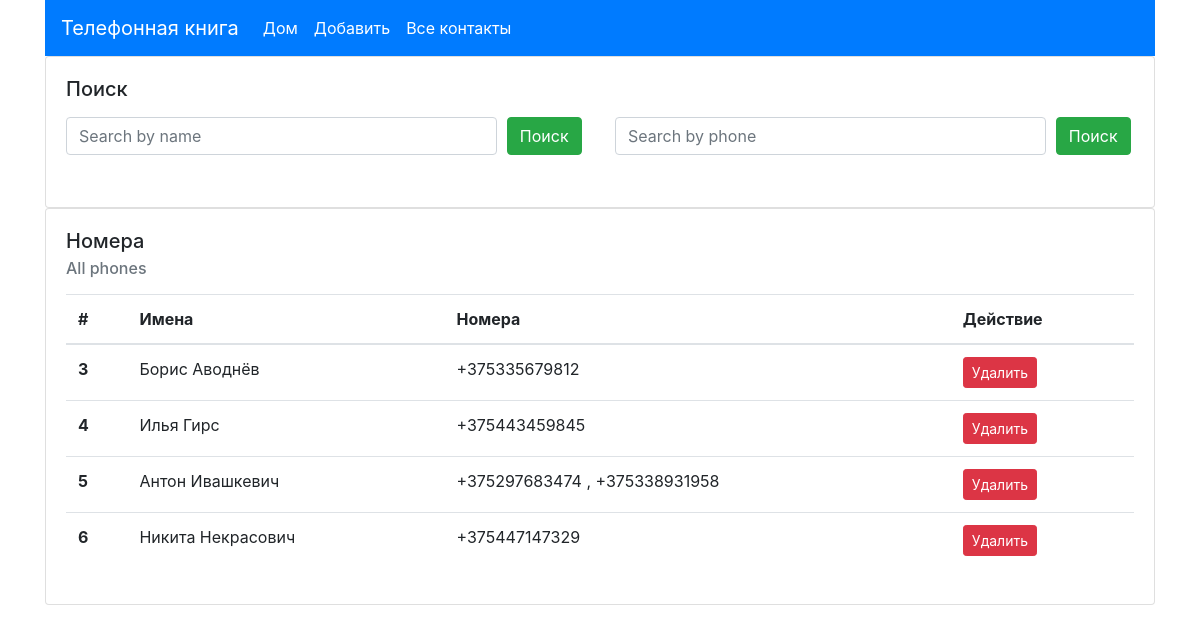
The page / on the database its author committed.
### phonebook/models.py (models this page shows, shortened)
class Persone(models.Model):
    name = models.CharField("Contact name", max_length=70)
    def all_phones_to_string(self):
        return ", ".join([phone.phone for phone in self.phones.all()])

class Phone(models.Model):
    phone = models.CharField(
        verbose_name="Phone",
        max_length=12
    )
    contact = models.ForeignKey(
        Persone,
        related_name="phones",
        on_delete=models.CASCADE
    )

### phonebook/views.py (the view)
# urls.py: path('', HomePageView.as_view(), name='home')
class HomePageView(TemplateView):
    template_name="phonebook/home.html"
    def get_context_data(self, **kwargs):
        context = super().get_context_data(**kwargs)
        search_by = self.request.GET.get('search_by')
        query = self.request.GET.get('query')
        search_message = 'All phones'
        if search_by in ['phone', 'name'] and search_by:
            if search_by == 'name':
                persons = Persone.objects.filter(name=query)
                search_message = f'Searching for "name" by "{query}"'
            else:
                persons = Persone.objects.filter(phones__phone=query)
                search_message = f'Searching for "phones" by "{query}"'
        else:
            persons = Persone.objects.all()
        context["persons"] = persons
        context["search_message"] = search_message
        return context

### phonebook/templates/phonebook/home.html (shortened to what this page needs)
<!DOCTYPE html>
<html lang="ru">
<head>
    <link rel="stylesheet" href="https://cdn.jsdelivr.net/npm/bootstrap@4.5.3/dist/css/bootstrap.min.css">
</head>
<body>
    <div class="container">
        <nav class="navbar navbar-expand-lg navbar-dark bg-primary ">
            <a class="navbar-brand" href="{% url 'home' %}">Телефонная книга </a>
            <div class="navbar-collapse" id="navbarText">
                <ul class="navbar-nav mr-auto">
                    <li class="nav-item active">
                        <a class="nav-link" href="{% url 'home' %}">Дом <span class="sr-only">(current)</span></a>
                    </li>
                    <li class="nav-item active">
                        <a class="nav-link" href="{% url 'add' %}">Добавить <span class="sr-only">(current)</span></a>
                    </li>
                    <li class="nav-item active">
                        <a class="nav-link" href="{% url 'home' %}">Все контакты <span class="sr-only">(current)</span></a>
                    </li>
                </ul>
            </div>
        </nav>
        <div class="card">
            <div class="card-body">
                <h5 class="card-title">Поиск</h5>
                <p class="card-text">
                    <div class="row">
                            <div class="col-6">
                                <form action="" method="get">
                                    <div class="form-group form-row">
                                        <div class="col-10">
                                            <input type="text" class="form-control" name="query" placeholder="Search by name">
                                        </div>
                                        <div class="col-2">
                                            <button type="submit" class="btn btn-success">Поиск</button>
                                        </div>
                                    </div>
                                </form>
                            </div>
                            <div class="col-6">
                                <form action="" method="get">
                                    <div class="form-group form-row">
                                        <div class="col-10">
                                            <input type="text" class="form-control" name="query" placeholder="Search by phone">
                                        </div>
                                        <div class="col-2">
                                            <button type="submit" class="btn btn-success">Поиск</button>
                                        </div>
                                    </div>
                                </form>
                            </div>
                    </div>
                </p>
            </div>
        </div>
        <div class="card">
            <div class="card-body">
                <h5 class="card-title">Номера</h5>
                <h6 class="card-subtitle mb-2 text-muted">{{ search_message }}</h6>
                <p class="card-text">
                    <table class="table">
                        <thead>
                        <tr>
                            <th scope="col">#</th>
                            <th scope="col">Имена</th>
                            <th scope="col">Номера</th>
                            <th scope="col">Действие</th>
                        </tr>
                        </thead>
                        <tbody>
                        {% for person in persons %}
                            <tr>
                                <th scope="row">{{ person.pk }}</th>
                                <td>{{ person.name }}</td>
                                <td>{{ person.all_phones_to_string}}</td>
                                <td><a class="btn btn-sm btn-danger" href="{% url 'delete' person.pk %}">Удалить</a></td>
                            </tr>
                        {% endfor %}
                        </tbody>
                    </table>
                </p>
            </div>
        </div>
    </div>
</body>
</html>

### rows shown on the page
Persone: pk "3", name "Борис Аводнёв", all_phones_to_string "+375335679812"
Persone: pk "4", name "Илья Гирс", all_phones_to_string "+375443459845"
Persone: pk "5", name "Антон Ивашкевич", all_phones_to_string "+375297683474 , +375338931958"
Persone: pk "6", name "Никита Некрасович", all_phones_to_string "+375447147329"

### other values the page prints
{{ search_message }} "All phones"
